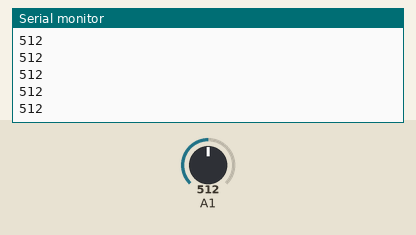
Bench run of a sketch on a simulated Arduino Uno, built with avr-gcc and run on an emulated ATmega328P. Shown: the last lines printed to the serial monitor. The test bench sets the inputs (shaded band); at power-on: A1 = 512.

Above: at 1.2 s.
1.3 s: A1 set to 716
At 1.31 s:
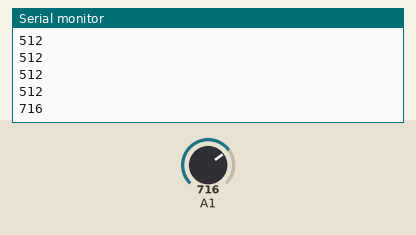
2.8 s: A1 set to 900
At 2.81 s:
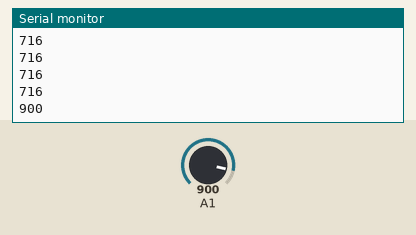
Timing chart, 0 to 5.8 s (numbered marks = the images above; inputs shaded):
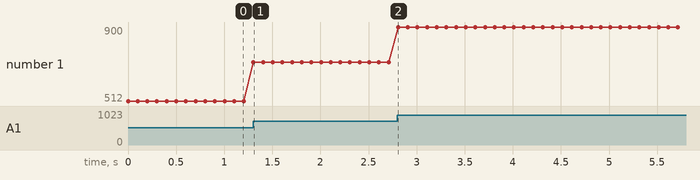

The sketch:

finding_out_the_value_of_a_potentiometer.ino
```cpp
int i ;

 void setup()
 {
  pinMode(A1,INPUT);
  Serial.begin(9600);
 }

 void loop()
 {
 i=analogRead(A1);
 Serial.println(i);

 delay(100);
 }
```

Measured:
- after the input at 1.3 s, the serial monitor: prints a new line at once (image 1)
- after the input at 2.8 s, the serial monitor: prints a new line at once (image 2)
- plotted number 1: 512 → 716 after the input at 1.3 s, 716 → 900 after the input at 2.8 s
